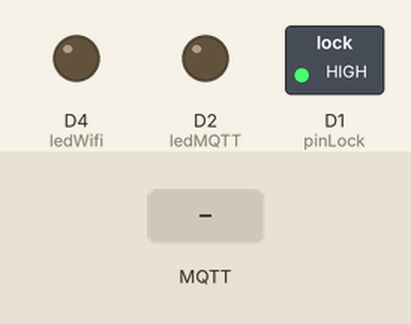
Recording of a sketch running on a simulated ESP8266 (NodeMCU). Shown: switched loads named in the sketch (green lamp = pin HIGH), output pins drawn as LEDs (lit = HIGH). The test bench sets the inputs (shaded band). WiFi joins after 1.5 s; servers stay silent unless stated; no MQTT or app messages arrive unless stated.

Above: at 0.1 s.
At 2.7 s:
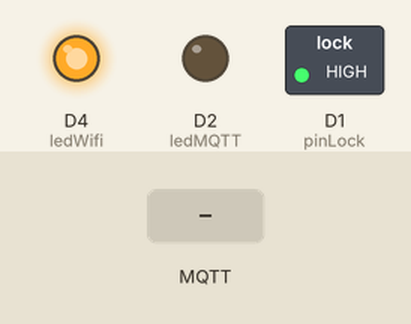
2.8 s: MQTT message "unlock" arrives on the first subscribed topic
At 4.2 s:
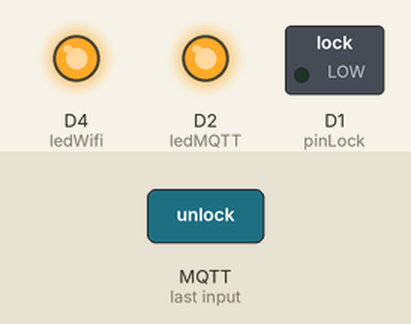
Timing chart, 0 to 9.3 s (numbered marks = the images above; inputs shaded):
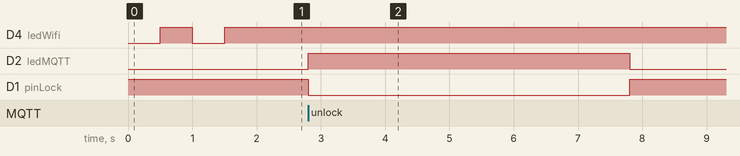

The sketch:

ESP8266DOOR.ino
```cpp
#include <ESP8266WiFi.h>
#include <PubSubClient.h>

const char* ssid = "DSSI64_2.4G"; // Wi-Fi name
const char* password = "dssi64@ubu"; // Wi-Fi password
const char* mqtt_server = "192.168.0.100"; // IP RPI

WiFiClient espClient;
PubSubClient client(espClient);

const int pinLock = D1; // GPIO pin for the door lock control
const int ledWifi = LED_BUILTIN; // WiFi status LED
const int ledMQTT = D2; // MQTT status LED

unsigned long unlockTime = 0;
const unsigned long lockDelay = 5000; // Lock delay in milliseconds
bool isUnlocked = false;

void setup_wifi() {
  WiFi.begin(ssid, password);
  while (WiFi.status() != WL_CONNECTED) {
    delay(500);
    digitalWrite(ledWifi, !digitalRead(ledWifi)); // Blink LED while connecting
  }
  digitalWrite(ledWifi, HIGH); // Turn on LED when connected
}

void callback(String topic, byte* message, unsigned int length) {
  String messageTemp;
  for (int i = 0; i < length; i++) {
    messageTemp += (char)message[i];
  }

  if (topic == "SC252/doorLock" && messageTemp == "unlock" && !isUnlocked) {
    digitalWrite(pinLock, LOW); // Unlock (LOW signal)
    unlockTime = millis();
    isUnlocked = true;
    digitalWrite(ledMQTT, HIGH); // Turn on MQTT LED on unlock
  }
}

void reconnect() {
  while (!client.connected()) {
    if (client.connect("SC252")) {
      client.subscribe("SC252/doorLock");
    } else {
      delay(5000);
    }
  }
  digitalWrite(ledMQTT, LOW); // Turn off MQTT LED when disconnected
}

void setup() {
  pinMode(pinLock, OUTPUT);
  pinMode(ledWifi, OUTPUT);
  pinMode(ledMQTT, OUTPUT);

  digitalWrite(pinLock, HIGH); // Initially locked (HIGH signal)
  digitalWrite(ledWifi, LOW);
  digitalWrite(ledMQTT, LOW);

  Serial.begin(115200);
  setup_wifi();
  client.setServer(mqtt_server, 1883);
  client.setCallback(callback);
}

void loop() {
  if (!client.connected()) {
    reconnect();
  }
  client.loop();

  if (isUnlocked && millis() - unlockTime > lockDelay) {
    digitalWrite(pinLock, HIGH); // Re-lock (HIGH signal)
    isUnlocked = false;
    digitalWrite(ledMQTT, LOW); // Turn off MQTT LED on lock
  }
}
```

Measured:
- after the input at 2.8 s, D2 (ledMQTT): LOW → HIGH at once, → LOW 5.0 s later; D1 (pinLock): HIGH → LOW at once, → HIGH 5.0 s later
